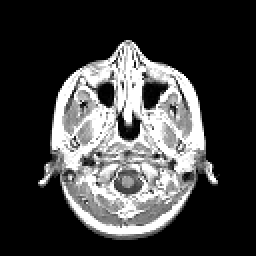
#> input picture imdata/mri.tif, 128 x 128 px (shown 2 times larger)
$ python log-transformation.py
#> lines starting #> are read from the running program, lines starting #| are printed output that depends on the picture
import cv2
import numpy as np
import matplotlib
matplotlib.use('TkAgg')
import matplotlib.pyplot as plt
import pylab as p

c = 1
img = cv2.imread("./imdata/mri.tif")
#> img is the input picture: shape (128, 128, 3); min 0, max 255, mean 64.8
log = c * np.log(np.add(img, [1, 1, 1]))
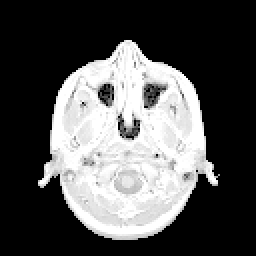
#> log: shape (128, 128, 3) float64 (shown 2 times larger); min 0, max 5.55, mean 1.82; drawn with min black and max white

plt.subplot(121)
plt.imshow(img)
plt.subplot(122)
plt.imshow(log)

plt.show()
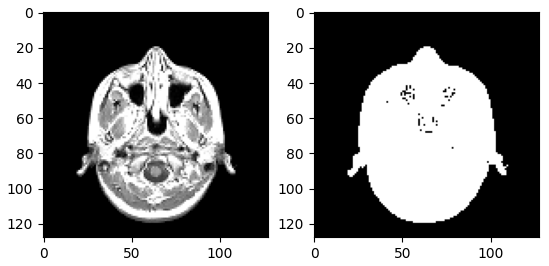
#> figure drawn by matplotlib, 2 panels
p.show()
